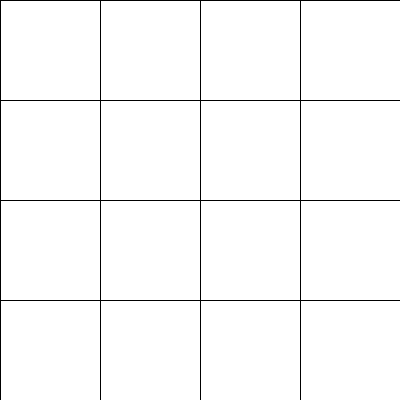
Frame 1 (no input)
Frame 60 (the mouse pressed at the canvas centre just before this capture): identical to frame 1, image omitted
Frame 120 (the mouse held since frame 60 and released just before this capture): identical to frame 1, image omitted

The Processing sketch that drew this single still picture (run headless with seeded random() and noise(); from frame 60 on, the mouse is pressed at the canvas centre):

// Processing sketch: processing_50361
// ── processing_50361.pde

int i = 0;
int j = 0;
int MYMAX = 100;
int spacing = 100;

void setup()
{
  size(400,400);
  background(255);  
}


void draw()
{
  while(i< width)
  {
    line(i,0,i,height);
    i+=spacing;
  }
  
  while(j< height)
  {
    line(0,j,width,j);
    j+=spacing;
  }

}


void mousePressed()
{
  
  //1st row, 1st square
  if(mouseX < width/4 && mouseY <height/4)
  {
    fill(191);
    rect(0,0,width/4,height/4);
  }
  
  //1st row, 2nd square
  if(mouseX > width/4 && mouseX<width/2 && mouseY <height/4)
  {
    fill(255,0,0);
    rect(width/4,0,width/4,height/4);
  }
  
  //1st row, 3rd square
  if(mouseX > width/2 && mouseX<width/1.333333 && mouseY <height/4)
  {
    fill(0,255,0);
    rect(width/2,0,width/4,height/4);
  }  
  
  //1st row, 4th square
  if(mouseX > width/1.3333333 && mouseX<width && mouseY <height/4)
  {
    fill(0,0,255);
    rect(width/1.3333333,0,width/4,height/4);
  }  

  
  
  //2nd row, 1st square
  if(mouseX < width/4 && mouseY > height/4 && mouseY <height/2)
  {
    fill(127);
    rect(0,height/4,width/4,height/4);
  }
  
  //2nd row, 2nd square
  if(mouseX > width/4 && mouseX<width/2 && mouseY > height/4 && mouseY <height/2)
  {
    fill(191,0,0);
    rect(width/4,height/4,width/4,height/4);
  }
  
  //2nd row, 3rd square
  if(mouseX > width/2 && mouseX<width/1.333333 && mouseY > height/4 && mouseY <height/2)
  {
    fill(0,191,0);
    rect(width/2,height/4,width/4,height/4);
  }  
  
  //2nd row, 4th square
  if(mouseX > width/1.3333333 && mouseX<width && mouseY > height/4 && mouseY <height/2)
  {
    fill(0,0,191);
    rect(width/1.3333333,height/4,width/4,height/4);
  }    


  //3rd row, 1st square
  if(mouseX < width/4 && mouseY > height/2 && mouseY < height/1.3333333)
  {
    fill(64);
    rect(0,height/2,width/4,height/4);
  }
  
  //3rd row, 2nd square
  if(mouseX > width/4 && mouseX<width/2 && mouseY > height/2 && mouseY < height/1.3333333)
  {
    fill(127,0,0);
    rect(width/4,height/2,width/4,height/4);
  }
  
  //3rd row, 3rd square
  if(mouseX > width/2 && mouseX<width/1.333333 && mouseY > height/2 && mouseY < height/1.3333333)
  {
    fill(0,127,0);
    rect(width/2,height/2,width/4,height/4);
  }  
  
  //3rd row, 4th square
  if(mouseX > width/1.3333333 && mouseX<width && mouseY > height/2 && mouseY < height/1.3333333)
  {
    fill(0,0,127);
    rect(width/1.3333333,height/2,width/4,height/4);
  }   
  
  
  
  //4th row, 1st square
  if(mouseX < width/4 && mouseY > height/1.3333333 && mouseY < height)
  {
    fill(0);
    rect(0,height/1.3333333,width/4,height/4);
  }
  
  //4th row, 2nd square
  if(mouseX > width/4 && mouseX<width/2 && mouseY > height/1.3333333 && mouseY < height)
  {
    fill(64,0,0);
    rect(width/4,height/1.3333333,width/4,height/4);
  }
  
  //4th row, 3rd square
  if(mouseX > width/2 && mouseX<width/1.333333 && mouseY > height/1.3333333 && mouseY < height)
  {
    fill(0,64,0);
    rect(width/2,height/1.3333333,width/4,height/4);
  }  
  
  //4th row, 4th square
  if(mouseX > width/1.3333333 && mouseX<width && mouseY > height/1.3333333 && mouseY < height)
  {
    fill(0,0,64);
    rect(width/1.3333333,height/1.3333333,width/4,height/4);
  } 
}

void keyPressed()
{
   background(255); 
}
